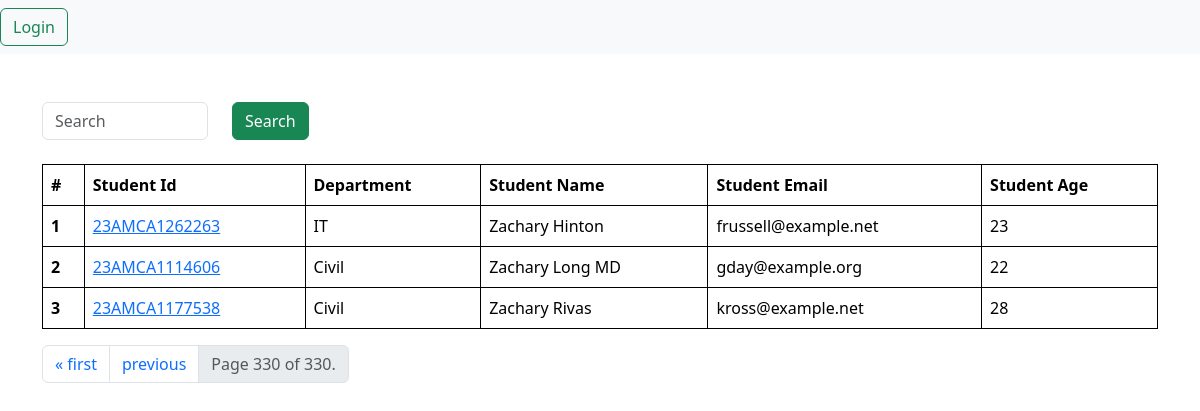
Screenshot of /students/?page=330 with the database file from the repository.
### vege/models.py (models this page shows, shortened)
class Student(models.Model):
    department = models.ForeignKey(Department, related_name='depart', on_delete=models.CASCADE)
    student_id = models.OneToOneField(StudentId, related_name='studentid', on_delete=models.CASCADE)
    student_name = models.CharField(max_length=100)
    student_email = models.EmailField(unique = True)
    student_age = models.IntegerField(default=18)
    student_address = models.TextField()
    is_deleted = models.BooleanField(default=False)
    objects = StudentManager()  # custome manager
    admin_objects = models.Manager()  # built in manager
    class Meta:
        ordering = ['student_name']
        verbose_name = "student"

class StudentId(models.Model):
    student_id = models.CharField(max_length=100)
    def __str__(self):
        return self.student_id

class Department(models.Model):
    department = models.CharField(max_length=100)
    def __str__(self):
        return self.department
    class Meta:
        ordering = ['department'] # Orders departments in descending order

### vege/views.py (the view, shortened to what this page needs)
# urls.py: path('students/', get_student, name = 'students'),
def get_student(request):
    querySet = Student.objects.all()
    paginator = Paginator(querySet, 6)  # Show 6 query per page.
    page_number = request.GET.get("page", 1)  # this shows from which page to start with
    page_obj = paginator.get_page(page_number)
    print(page_obj)
    return render(request, 'report/student.html', {'querySet' : page_obj})

### vege/models.py (called while the page is built)
    def get_queryset(self):
        return super().get_queryset().filter(is_deleted = False)

### vege/templates/report/student.html (shortened to what this page needs)
{% extends "base.html" %}
{% block start %}
<div class="container mt-5">
        <form class="mb-4">
        <div class="row">
            <div class= "col-md-2">
                <input class="form-control" name="search" placeholder = "Search">
            </div>
            <div class= "col-md-6">
                <button class="btn btn-success">Search</button>
            </div>
        </div>
    </form>
    <table class="table striped">
        <thead>
          <tr>
            <th scope="col">#</th>
            <th scope="col">Student Id</th>
            <th scope="col">Department</th>
            <th scope="col">Student Name</th>
            <th scope="col">Student Email</th>
            <th scope="col">Student Age</th>
          </tr>
        </thead>
        <tbody>
            {% for student in querySet %}
          <tr>
            <th scope="row">{{forloop.counter}}</th>
            <td>
                <a href = "{% url 'see_marks' student.student_id %}"> {{student.student_id}} </a>
            </td>
            <td>{{student.department}}</td>
            <td>{{student.student_name}}</td>
            <td>{{student.student_email}}</td>
            <td>{{student.student_age}}</td>
          </tr>
          {% endfor %}
        </tbody>
      </table>
      <nav aria-label="Page navigation example">
        <ul class="pagination">
          {% if querySet.has_previous %}
            <li class="page-item">
              <a class="page-link" href="?page=1" aria-label="First">
                <span aria-hidden="true">&laquo; first</span>
              </a>
            </li>
            <li class="page-item">
              <a class="page-link" href="?page={{ querySet.previous_page_number }}" aria-label="Previous">
                <span aria-hidden="true">previous</span>
              </a>
            </li>
          {% endif %}
          <li class="page-item disabled">
            <span class="page-link">
              Page {{ querySet.number }} of {{ querySet.paginator.num_pages }}.
            </span>
          </li>
        </ul>
      </nav>
</div>
{% endblock %}

### home/templates/base.html (style rules this page uses)
table, th, td { border: 1px solid black; }

### rows the page displays
Student: student_id "23AMCA1262263", department "IT", student_name "Zachary Hinton", student_email "frussell@example.net", student_age "23"
Student: student_id "23AMCA1114606", department "Civil", student_name "Zachary Long MD", student_email "gday@example.org", student_age "22"
Student: student_id "23AMCA1177538", department "Civil", student_name "Zachary Rivas", student_email "kross@example.net", student_age "28"

### other values shown
{{ querySet.number }} "330"
{{ querySet.paginator.num_pages }} "330"
